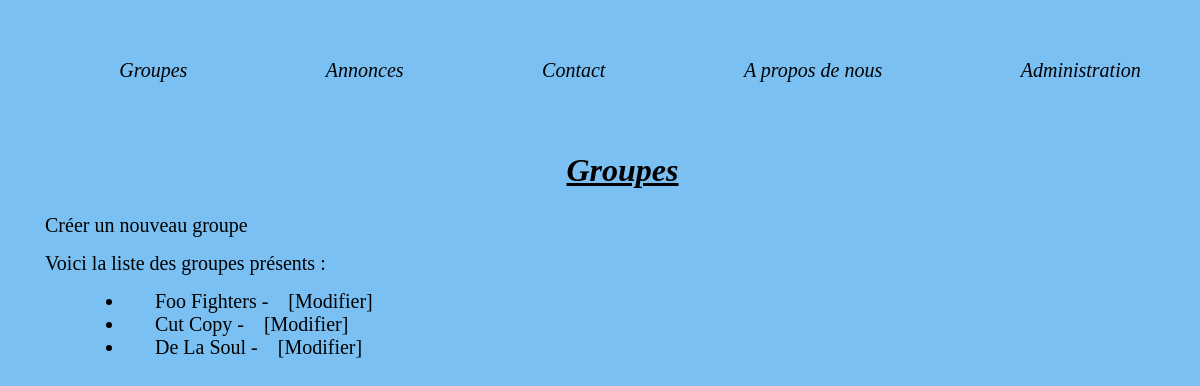
The app's page /, older data.
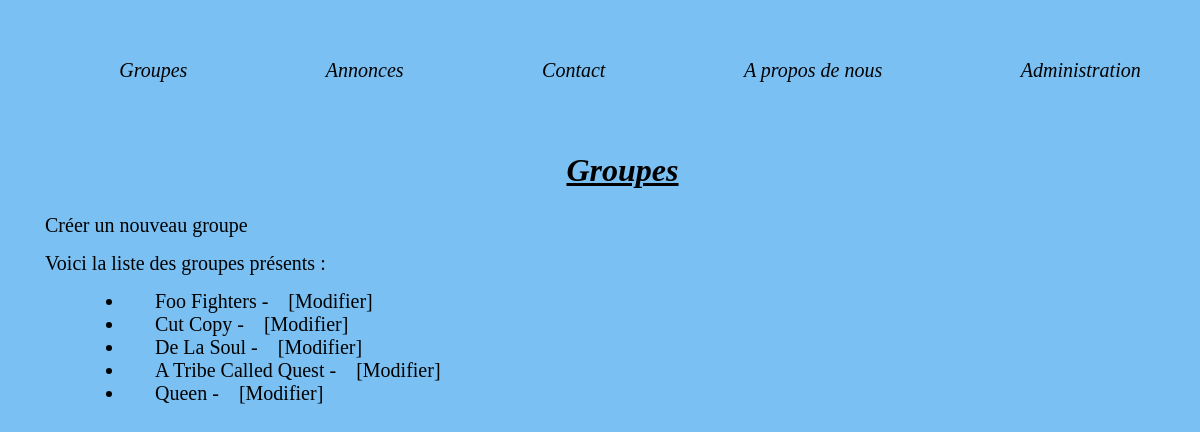
The same page, newer data.
### listings/models.py (models this page shows, shortened)
class Band(models.Model):
    class Genre(models.TextChoices):
        HIP_HOP = 'HH'
        SYNTH_POP = 'SP'
        ALTERNATIVE_ROCK = "AR"
        POP_ROCK = "PR"
    name = models.fields.CharField(max_length=100)
    genre = models.fields.CharField(choices=Genre.choices, max_length=5)
    biography = models.fields.CharField(max_length=1000)
    year_formed = models.fields.IntegerField(
        validators=[MinValueValidator(1900), MaxValueValidator(2022)])
    active = models.fields.BooleanField(default=True)
    official_homepage = models.fields.URLField(null=True, blank=True)

### listings/views.py (the view)
# urls.py: path('', views.band_list, name="band-list"),
def band_list(request):
    bands = Band.objects.all()
    return render(request, 'listings/band_list.html',
                  {'bands': bands})

### listings/templates/listings/band_list.html
{% extends 'listings/base.html' %}
{% block content %}
<h1>Groupes</h1>
<a href="{% url 'band-create' %}">Créer un nouveau groupe</a>
<p class="link">Voici la liste des groupes présents :</p>
<div class="liste">
    <ul>
    {% for band in bands%}
        <li>
            <a href="{% url 'band-detail' band.id %}">{{band.name}}</a>
            - <a href="{% url 'band-change' band.id %}">[Modifier]</a>
        </li>
    {% endfor %}
    </ul>
</div>
{% endblock %}

### listings/templates/listings/base.html (shortened to what this page needs)
{% load static %}
<html lang="fr">
    <head>
        <link rel="stylesheet" href="{% static 'listings/styles.css' %}"/>
    </head>
    <body>
        <nav>
            <a href="{% url 'band-list' %}">Groupes</a>
            <a href="{% url 'listings-list' %}">Annonces</a>
            <a href="{% url 'contact' %}">Contact</a>
            <a href="{% url 'about' %}">A propos de nous</a>
            <a href="admin/">Administration</a>
        </nav>
        {% block content %}
        {% endblock %}
    </body>
</html>

### listings/static/listings/styles.css (style rules this page uses)
* { background: #7ac0f3; padding-left: 15px; margin: 0 auto; }
.liste { padding-left: 80px; }
h1, h2 { text-align: center; text-decoration: underline; font-style: italic; }
h1, h2 { padding-bottom: 25px; }
li { font-size: 20px; }
p, a { font-size: 20px; }
a { color: black; text-decoration: none; }
nav { display: flex; gap: 5px; font-style: italic; padding-bottom: 70px; padding-top: 5%; }
.link { padding-top: 15px; padding-bottom : 15px }

Row changes from the older to the newer data that the page shows:
added Band: name "A Tribe Called Quest"
added Band: name "Queen"
